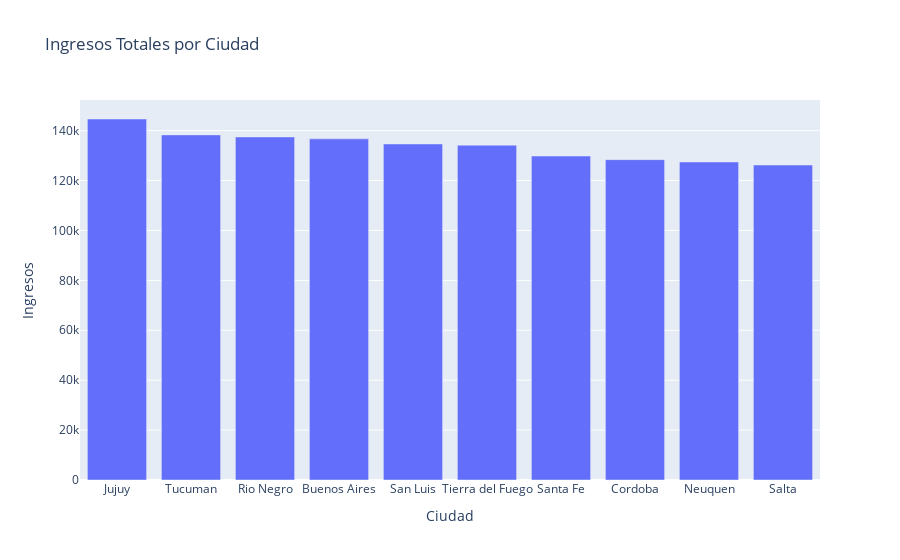

Write notebook code for a chart like this one.
### Code cell
fig = px.bar(ingresos_por_ciudad_df, x='Ciudad', y='Precio',
             title='Ingresos Totales por Ciudad', labels= {'Precio':'Ingresos', 'Ciudad':'Ciudad'})
fig.show()

### Figure 1 — Plotly figure (JSON) as saved in the notebook; plotly's stock layout.template omitted (floating-point values rounded to 4 significant figures)
{"data": [{"alignmentgroup": "True", "hovertemplate": "Ciudad=%{x}<br>Ingresos=%{y}<extra></extra>", "legendgroup": "", "marker": {"color": "#636efa", "pattern": {"shape": ""}}, "name": "", "offsetgroup": "", "orientation": "v", "showlegend": false, "textposition": "auto", "type": "bar", "x": ["Jujuy", "Tucuman", "Rio Negro", "Buenos Aires", "San Luis", "Tierra del Fuego", "Santa Fe", "Cordoba", "Neuquen", "Salta"], "xaxis": "x", "y": [144700.0, 138300.0, 137500.0, 136700.0, 134700.0, 134200.0, 129800.0, 128400.0, 127400.0, 126200.0], "yaxis": "y"}], "layout": {"barmode": "relative", "legend": {"tracegroupgap": 0}, "title": {"text": "Ingresos Totales por Ciudad"}, "xaxis": {"anchor": "y", "domain": [0, 1], "title": {"text": "Ciudad"}}, "yaxis": {"anchor": "x", "domain": [0, 1], "title": {"text": "Ingresos"}}}}
